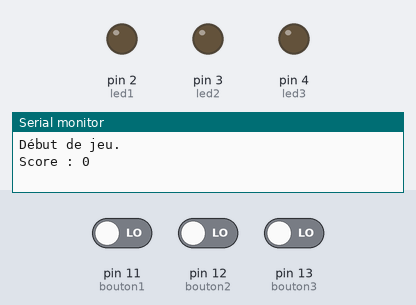
Bench run of a sketch on a simulated Arduino Uno, built with avr-gcc and run on an emulated ATmega328P. Shown: output pins drawn as LEDs (lit = HIGH), the last lines printed to the serial monitor. Inputs (shaded band) come from the test bench; at power-on: pin 11 (bouton1) LOW, pin 13 (bouton3) LOW, pin 12 (bouton2) LOW. Random numbers use the default seed unless the sketch sets one.

Above: at 5.3 s.
5.4 s: pin 11 (bouton1) driven HIGH
At 5.7 s:
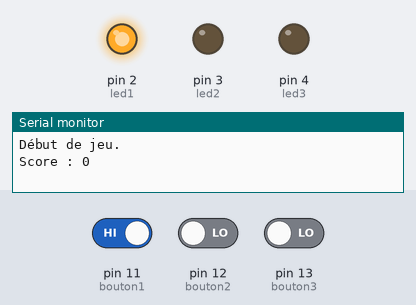
At 7.6 s:
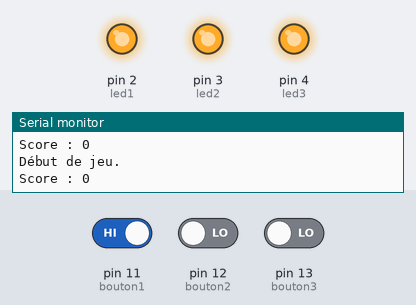
7.9 s: pin 11 (bouton1) driven LOW and pin 13 (bouton3) driven HIGH
10.9 s: pin 13 (bouton3) driven LOW
12.4 s: pin 12 (bouton2) driven HIGH
At 13.2 s:
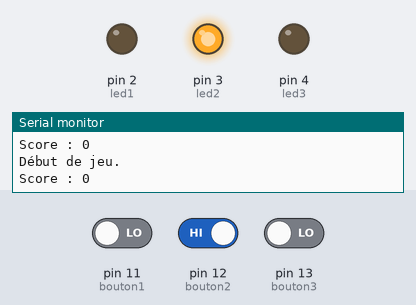
15.4 s: pin 12 (bouton2) driven LOW
16.9 s: pin 13 (bouton3) driven HIGH
At 20.65 s:
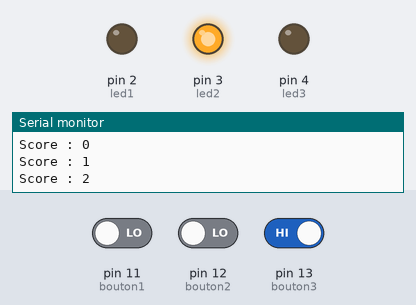
Timing chart, 0 to 20.9 s (numbered marks = the images above; inputs shaded):
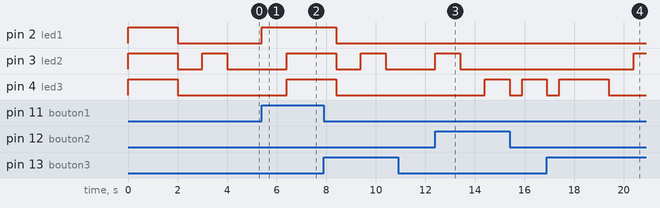

The sketch:

memorie.ino
```cpp
// Jeu de mémorie avec carte Arduino
// @DemangeJeremy

// Les déclarations
// Les lampes
const int led1 = 2;
const int led2 = 3;
const int led3 = 4;

// Les boutons
const int bouton1 = 11;
const int bouton2 = 12;
const int bouton3 = 13;

// La mécanique du jeu
int score = 0;
int nombreHasard = 0;
int etatJeu = 0;

// Stockage des données du jeu
int memoireJeu[50];
int coup = 0;

// Le setup
void setup() {
  // Les lampes
  pinMode(led1, OUTPUT);
  pinMode(led2, OUTPUT);
  pinMode(led3, OUTPUT);

  // Les boutons
  pinMode(bouton1, INPUT);
  pinMode(bouton2, INPUT);
  pinMode(bouton3, INPUT);

  // Sortie du programme - Affichage du score
  Serial.begin(9600);
}


// La boucle
void loop() {

  // Écran début de jeu
  if (etatJeu == 0 && score == 0) {
    Serial.print("\n\nDébut de jeu.\nScore : ");
    Serial.print(score);
    Serial.print("\n");
    digitalWrite(led1, HIGH);
    digitalWrite(led2, HIGH);
    digitalWrite(led3, HIGH);
    delay(2000);
    digitalWrite(led1, LOW);
    digitalWrite(led2, LOW);
    digitalWrite(led3, LOW);
    etatJeu = 1;
    delay(1000);
  }

  // Début du jeu
  if (etatJeu == 1) {
    for (int i = 0; i <= score; i++) {

      // Choix du nombre
      nombreHasard = random(1,4);

      // Affichage du choix machine
      if (nombreHasard == 1) {
        digitalWrite(led1, HIGH);
        delay(1000);
        digitalWrite(led1, LOW);
        delay(500);
      }

      if (nombreHasard == 2) {
        digitalWrite(led2, HIGH);
        delay(1000);
        digitalWrite(led2, LOW);
        delay(500);
      }

      if (nombreHasard == 3) {
        digitalWrite(led3, HIGH);
        delay(1000);
        digitalWrite(led3, LOW);
        delay(500);
      }

      // Stockage du schéma
      memoireJeu[i] = nombreHasard;

    }

    // On passe à la phase 2
    etatJeu = 2;

  }


  // Choix de l'utilisateur
  if (etatJeu == 2) {

    // Bouton 1
    if (digitalRead(bouton1) == HIGH) {
      if (memoireJeu[coup] == 1) {
        coup++;
      } else {
        etatJeu = 0;
        coup = 0;
        score = 0;
      }
      digitalWrite(led1, HIGH);
      delay(1000);
      digitalWrite(led1, LOW);
    }

    // Bouton 2
    if (digitalRead(bouton2) == HIGH) {
      if (memoireJeu[coup] == 2) {
        coup++;
      } else {
        etatJeu = 0;
        coup = 0;
        score = 0;
      }
      digitalWrite(led2, HIGH);
      delay(1000);
      digitalWrite(led2, LOW);
    }

    // Bouton 3
    if (digitalRead(bouton3) == HIGH) {
      if (memoireJeu[coup] == 3) {
        coup++;
      } else {
        etatJeu = 0;
        coup = 0;
        score = 0;
      }
      digitalWrite(led3, HIGH);
      delay(1000);
      digitalWrite(led3, LOW);
    }

    if (coup > score) {
      coup = 0;
      score++;
      etatJeu = 1;
      Serial.print("Score : ");
      Serial.print(score);
      Serial.print("\n");
      delay(1000);
    }
  }
}
```

Measured:
- after the input at 5.4 s, pin 2 (led1): LOW → HIGH at once; pin 3 (led2), pin 4 (led3): LOW → HIGH after 1.0 s
- after the input at 10.9 s, every drawn part: stays the same
- after the input at 12.4 s, pin 3 (led2): LOW → HIGH at once, → LOW 1.0 s later; pin 4 (led3): LOW → HIGH after 2.0 s
- after the input at 16.9 s, pin 3 (led2): LOW → HIGH after 3.5 s
